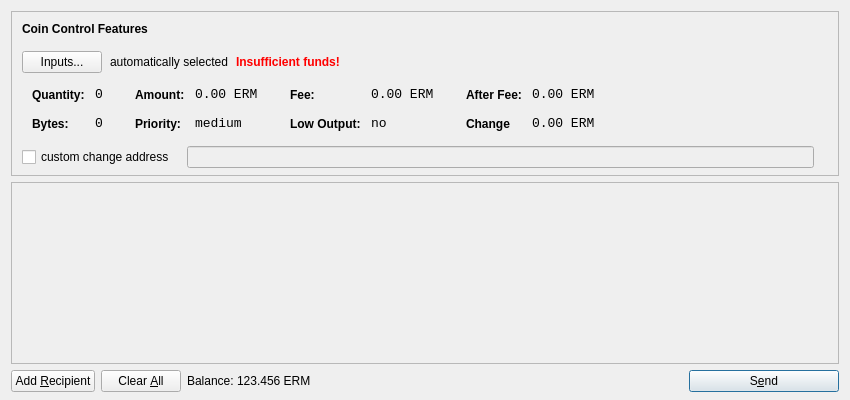
<?xml version="1.0" encoding="UTF-8"?>
<ui version="4.0">
 <class>SendCoinsDialog</class>
 <widget class="QDialog" name="SendCoinsDialog">
  <property name="geometry">
   <rect>
    <x>0</x>
    <y>0</y>
    <width>850</width>
    <height>400</height>
   </rect>
  </property>
  <property name="windowTitle">
   <string>Send Coins</string>
  </property>
  <layout class="QVBoxLayout" name="verticalLayout" stretch="0,1,0">
   <property name="bottomMargin">
    <number>8</number>
   </property>
   <item>
    <widget class="QFrame" name="frameCoinControl">
     <property name="sizePolicy">
      <sizepolicy hsizetype="Expanding" vsizetype="Expanding">
       <horstretch>0</horstretch>
       <verstretch>0</verstretch>
      </sizepolicy>
     </property>
     <property name="maximumSize">
      <size>
       <width>16777215</width>
       <height>16777215</height>
      </size>
     </property>
     <property name="frameShape">
      <enum>QFrame::StyledPanel</enum>
     </property>
     <property name="frameShadow">
      <enum>QFrame::Sunken</enum>
     </property>
     <layout class="QVBoxLayout" name="verticalLayoutCoinControl2">
      <property name="spacing">
       <number>6</number>
      </property>
      <property name="leftMargin">
       <number>0</number>
      </property>
      <property name="topMargin">
       <number>0</number>
      </property>
      <property name="rightMargin">
       <number>0</number>
      </property>
      <property name="bottomMargin">
       <number>6</number>
      </property>
      <item>
       <layout class="QVBoxLayout" name="verticalLayoutCoinControl" stretch="0,0,0,0,1">
        <property name="spacing">
         <number>0</number>
        </property>
        <property name="leftMargin">
         <number>10</number>
        </property>
        <property name="topMargin">
         <number>10</number>
        </property>
        <item>
         <layout class="QHBoxLayout" name="horizontalLayoutCoinControl1">
          <property name="bottomMargin">
           <number>15</number>
          </property>
          <item>
           <widget class="QLabel" name="labelCoinControlFeatures">
            <property name="sizePolicy">
             <sizepolicy hsizetype="Preferred" vsizetype="Maximum">
              <horstretch>0</horstretch>
              <verstretch>0</verstretch>
             </sizepolicy>
            </property>
            <property name="font">
             <font>
              <weight>75</weight>
              <bold>true</bold>
             </font>
            </property>
            <property name="styleSheet">
             <string notr="true">font-weight:bold;</string>
            </property>
            <property name="text">
             <string>Coin Control Features</string>
            </property>
           </widget>
          </item>
         </layout>
        </item>
        <item>
         <layout class="QHBoxLayout" name="horizontalLayoutCoinControl2" stretch="0,0,0,0">
          <property name="spacing">
           <number>8</number>
          </property>
          <property name="bottomMargin">
           <number>10</number>
          </property>
          <item>
           <widget class="QPushButton" name="pushButtonCoinControl">
            <property name="styleSheet">
             <string notr="true"/>
            </property>
            <property name="text">
             <string>Inputs...</string>
            </property>
           </widget>
          </item>
          <item>
           <widget class="QLabel" name="labelCoinControlAutomaticallySelected">
            <property name="text">
             <string>automatically selected</string>
            </property>
            <property name="margin">
             <number>5</number>
            </property>
           </widget>
          </item>
          <item>
           <widget class="QLabel" name="labelCoinControlInsuffFunds">
            <property name="font">
             <font>
              <weight>75</weight>
              <bold>true</bold>
             </font>
            </property>
            <property name="styleSheet">
             <string notr="true">color:red;font-weight:bold;</string>
            </property>
            <property name="text">
             <string>Insufficient funds!</string>
            </property>
            <property name="margin">
             <number>5</number>
            </property>
           </widget>
          </item>
          <item>
           <spacer name="horizontalSpacerCoinControl">
            <property name="orientation">
             <enum>Qt::Horizontal</enum>
            </property>
            <property name="sizeHint" stdset="0">
             <size>
              <width>40</width>
              <height>1</height>
             </size>
            </property>
           </spacer>
          </item>
         </layout>
        </item>
        <item>
         <widget class="QWidget" name="widgetCoinControl" native="true">
          <property name="sizePolicy">
           <sizepolicy hsizetype="Preferred" vsizetype="Preferred">
            <horstretch>0</horstretch>
            <verstretch>0</verstretch>
           </sizepolicy>
          </property>
          <property name="minimumSize">
           <size>
            <width>0</width>
            <height>0</height>
           </size>
          </property>
          <property name="styleSheet">
           <string notr="true"/>
          </property>
          <layout class="QHBoxLayout" name="horizontalLayoutCoinControl5">
           <property name="leftMargin">
            <number>0</number>
           </property>
           <property name="topMargin">
            <number>0</number>
           </property>
           <property name="rightMargin">
            <number>0</number>
           </property>
           <property name="bottomMargin">
            <number>0</number>
           </property>
           <item>
            <layout class="QHBoxLayout" name="horizontalLayoutCoinControl3" stretch="0,0,0,1">
             <property name="spacing">
              <number>20</number>
             </property>
             <property name="topMargin">
              <number>0</number>
             </property>
             <property name="bottomMargin">
              <number>10</number>
             </property>
             <item>
              <layout class="QFormLayout" name="formLayoutCoinControl1">
               <property name="horizontalSpacing">
                <number>10</number>
               </property>
               <property name="verticalSpacing">
                <number>14</number>
               </property>
               <property name="leftMargin">
                <number>10</number>
               </property>
               <property name="topMargin">
                <number>4</number>
               </property>
               <property name="rightMargin">
                <number>6</number>
               </property>
               <item row="0" column="0">
                <widget class="QLabel" name="labelCoinControlQuantityText">
                 <property name="styleSheet">
                  <string notr="true">font-weight:bold;</string>
                 </property>
                 <property name="text">
                  <string>Quantity:</string>
                 </property>
                 <property name="margin">
                  <number>0</number>
                 </property>
                </widget>
               </item>
               <item row="0" column="1">
                <widget class="QLabel" name="labelCoinControlQuantity">
                 <property name="font">
                  <font>
                   <family>Monospace</family>
                   <pointsize>10</pointsize>
                  </font>
                 </property>
                 <property name="cursor">
                  <cursorShape>IBeamCursor</cursorShape>
                 </property>
                 <property name="contextMenuPolicy">
                  <enum>Qt::ActionsContextMenu</enum>
                 </property>
                 <property name="text">
                  <string>0</string>
                 </property>
                 <property name="margin">
                  <number>0</number>
                 </property>
                 <property name="textInteractionFlags">
                  <set>Qt::LinksAccessibleByMouse|Qt::TextSelectableByKeyboard|Qt::TextSelectableByMouse</set>
                 </property>
                </widget>
               </item>
               <item row="1" column="0">
                <widget class="QLabel" name="labelCoinControlBytesText">
                 <property name="styleSheet">
                  <string notr="true">font-weight:bold;</string>
                 </property>
                 <property name="text">
                  <string>Bytes:</string>
                 </property>
                </widget>
               </item>
               <item row="1" column="1">
                <widget class="QLabel" name="labelCoinControlBytes">
                 <property name="font">
                  <font>
                   <family>Monospace</family>
                   <pointsize>10</pointsize>
                  </font>
                 </property>
                 <property name="cursor">
                  <cursorShape>IBeamCursor</cursorShape>
                 </property>
                 <property name="contextMenuPolicy">
                  <enum>Qt::ActionsContextMenu</enum>
                 </property>
                 <property name="text">
                  <string>0</string>
                 </property>
                 <property name="textInteractionFlags">
                  <set>Qt::LinksAccessibleByMouse|Qt::TextSelectableByKeyboard|Qt::TextSelectableByMouse</set>
                 </property>
                </widget>
               </item>
              </layout>
             </item>
             <item>
              <layout class="QFormLayout" name="formLayoutCoinControl2">
               <property name="horizontalSpacing">
                <number>10</number>
               </property>
               <property name="verticalSpacing">
                <number>14</number>
               </property>
               <property name="leftMargin">
                <number>6</number>
               </property>
               <property name="topMargin">
                <number>4</number>
               </property>
               <property name="rightMargin">
                <number>6</number>
               </property>
               <item row="0" column="0">
                <widget class="QLabel" name="labelCoinControlAmountText">
                 <property name="styleSheet">
                  <string notr="true">font-weight:bold;</string>
                 </property>
                 <property name="text">
                  <string>Amount:</string>
                 </property>
                 <property name="margin">
                  <number>0</number>
                 </property>
                </widget>
               </item>
               <item row="0" column="1">
                <widget class="QLabel" name="labelCoinControlAmount">
                 <property name="font">
                  <font>
                   <family>Monospace</family>
                   <pointsize>10</pointsize>
                  </font>
                 </property>
                 <property name="cursor">
                  <cursorShape>IBeamCursor</cursorShape>
                 </property>
                 <property name="contextMenuPolicy">
                  <enum>Qt::ActionsContextMenu</enum>
                 </property>
                 <property name="text">
                  <string>0.00 ERM</string>
                 </property>
                 <property name="textInteractionFlags">
                  <set>Qt::LinksAccessibleByMouse|Qt::TextSelectableByKeyboard|Qt::TextSelectableByMouse</set>
                 </property>
                </widget>
               </item>
               <item row="1" column="0">
                <widget class="QLabel" name="labelCoinControlPriorityText">
                 <property name="styleSheet">
                  <string notr="true">font-weight:bold;</string>
                 </property>
                 <property name="text">
                  <string>Priority:</string>
                 </property>
                </widget>
               </item>
               <item row="1" column="1">
                <widget class="QLabel" name="labelCoinControlPriority">
                 <property name="font">
                  <font>
                   <family>Monospace</family>
                   <pointsize>10</pointsize>
                  </font>
                 </property>
                 <property name="cursor">
                  <cursorShape>IBeamCursor</cursorShape>
                 </property>
                 <property name="contextMenuPolicy">
                  <enum>Qt::ActionsContextMenu</enum>
                 </property>
                 <property name="text">
                  <string>medium</string>
                 </property>
                 <property name="textInteractionFlags">
                  <set>Qt::LinksAccessibleByMouse|Qt::TextSelectableByKeyboard|Qt::TextSelectableByMouse</set>
                 </property>
                </widget>
               </item>
              </layout>
             </item>
             <item>
              <layout class="QFormLayout" name="formLayoutCoinControl3">
               <property name="horizontalSpacing">
                <number>10</number>
               </property>
               <property name="verticalSpacing">
                <number>14</number>
               </property>
               <property name="leftMargin">
                <number>6</number>
               </property>
               <property name="topMargin">
                <number>4</number>
               </property>
               <property name="rightMargin">
                <number>6</number>
               </property>
               <item row="0" column="0">
                <widget class="QLabel" name="labelCoinControlFeeText">
                 <property name="styleSheet">
                  <string notr="true">font-weight:bold;</string>
                 </property>
                 <property name="text">
                  <string>Fee:</string>
                 </property>
                 <property name="margin">
                  <number>0</number>
                 </property>
                </widget>
               </item>
               <item row="0" column="1">
                <widget class="QLabel" name="labelCoinControlFee">
                 <property name="font">
                  <font>
                   <family>Monospace</family>
                   <pointsize>10</pointsize>
                  </font>
                 </property>
                 <property name="cursor">
                  <cursorShape>IBeamCursor</cursorShape>
                 </property>
                 <property name="contextMenuPolicy">
                  <enum>Qt::ActionsContextMenu</enum>
                 </property>
                 <property name="text">
                  <string>0.00 ERM</string>
                 </property>
                 <property name="textInteractionFlags">
                  <set>Qt::LinksAccessibleByMouse|Qt::TextSelectableByKeyboard|Qt::TextSelectableByMouse</set>
                 </property>
                </widget>
               </item>
               <item row="1" column="0">
                <widget class="QLabel" name="labelCoinControlLowOutputText">
                 <property name="styleSheet">
                  <string notr="true">font-weight:bold;</string>
                 </property>
                 <property name="text">
                  <string>Low Output:</string>
                 </property>
                </widget>
               </item>
               <item row="1" column="1">
                <widget class="QLabel" name="labelCoinControlLowOutput">
                 <property name="font">
                  <font>
                   <family>Monospace</family>
                   <pointsize>10</pointsize>
                  </font>
                 </property>
                 <property name="cursor">
                  <cursorShape>IBeamCursor</cursorShape>
                 </property>
                 <property name="contextMenuPolicy">
                  <enum>Qt::ActionsContextMenu</enum>
                 </property>
                 <property name="text">
                  <string>no</string>
                 </property>
                 <property name="textInteractionFlags">
                  <set>Qt::LinksAccessibleByMouse|Qt::TextSelectableByKeyboard|Qt::TextSelectableByMouse</set>
                 </property>
                </widget>
               </item>
              </layout>
             </item>
             <item>
              <layout class="QFormLayout" name="formLayoutCoinControl4">
               <property name="horizontalSpacing">
                <number>10</number>
               </property>
               <property name="verticalSpacing">
                <number>14</number>
               </property>
               <property name="leftMargin">
                <number>6</number>
               </property>
               <property name="topMargin">
                <number>4</number>
               </property>
               <property name="rightMargin">
                <number>6</number>
               </property>
               <item row="0" column="0">
                <widget class="QLabel" name="labelCoinControlAfterFeeText">
                 <property name="styleSheet">
                  <string notr="true">font-weight:bold;</string>
                 </property>
                 <property name="text">
                  <string>After Fee:</string>
                 </property>
                 <property name="margin">
                  <number>0</number>
                 </property>
                </widget>
               </item>
               <item row="0" column="1">
                <widget class="QLabel" name="labelCoinControlAfterFee">
                 <property name="font">
                  <font>
                   <family>Monospace</family>
                   <pointsize>10</pointsize>
                  </font>
                 </property>
                 <property name="cursor">
                  <cursorShape>IBeamCursor</cursorShape>
                 </property>
                 <property name="contextMenuPolicy">
                  <enum>Qt::ActionsContextMenu</enum>
                 </property>
                 <property name="text">
                  <string>0.00 ERM</string>
                 </property>
                 <property name="textInteractionFlags">
                  <set>Qt::LinksAccessibleByMouse|Qt::TextSelectableByKeyboard|Qt::TextSelectableByMouse</set>
                 </property>
                </widget>
               </item>
               <item row="1" column="0">
                <widget class="QLabel" name="labelCoinControlChangeText">
                 <property name="styleSheet">
                  <string notr="true">font-weight:bold;</string>
                 </property>
                 <property name="text">
                  <string>Change</string>
                 </property>
                </widget>
               </item>
               <item row="1" column="1">
                <widget class="QLabel" name="labelCoinControlChange">
                 <property name="font">
                  <font>
                   <family>Monospace</family>
                   <pointsize>10</pointsize>
                  </font>
                 </property>
                 <property name="cursor">
                  <cursorShape>IBeamCursor</cursorShape>
                 </property>
                 <property name="contextMenuPolicy">
                  <enum>Qt::ActionsContextMenu</enum>
                 </property>
                 <property name="text">
                  <string>0.00 ERM</string>
                 </property>
                 <property name="textInteractionFlags">
                  <set>Qt::LinksAccessibleByMouse|Qt::TextSelectableByKeyboard|Qt::TextSelectableByMouse</set>
                 </property>
                </widget>
               </item>
              </layout>
             </item>
            </layout>
           </item>
          </layout>
         </widget>
        </item>
        <item>
         <layout class="QHBoxLayout" name="horizontalLayoutCoinControl4" stretch="0,0,0">
          <property name="spacing">
           <number>12</number>
          </property>
          <property name="sizeConstraint">
           <enum>QLayout::SetDefaultConstraint</enum>
          </property>
          <property name="topMargin">
           <number>5</number>
          </property>
          <property name="rightMargin">
           <number>5</number>
          </property>
          <item>
           <widget class="QCheckBox" name="checkBoxCoinControlChange">
            <property name="text">
             <string>custom change address</string>
            </property>
           </widget>
          </item>
          <item>
           <widget class="QLineEdit" name="lineEditCoinControlChange">
            <property name="enabled">
             <bool>false</bool>
            </property>
            <property name="sizePolicy">
             <sizepolicy hsizetype="Expanding" vsizetype="Fixed">
              <horstretch>0</horstretch>
              <verstretch>0</verstretch>
             </sizepolicy>
            </property>
           </widget>
          </item>
          <item>
           <widget class="QLabel" name="labelCoinControlChangeLabel">
            <property name="sizePolicy">
             <sizepolicy hsizetype="Preferred" vsizetype="Expanding">
              <horstretch>0</horstretch>
              <verstretch>0</verstretch>
             </sizepolicy>
            </property>
            <property name="minimumSize">
             <size>
              <width>0</width>
              <height>0</height>
             </size>
            </property>
            <property name="text">
             <string/>
            </property>
            <property name="margin">
             <number>3</number>
            </property>
           </widget>
          </item>
         </layout>
        </item>
        <item>
         <spacer name="verticalSpacerCoinControl">
          <property name="orientation">
           <enum>Qt::Vertical</enum>
          </property>
          <property name="sizeHint" stdset="0">
           <size>
            <width>800</width>
            <height>1</height>
           </size>
          </property>
         </spacer>
        </item>
       </layout>
      </item>
     </layout>
    </widget>
   </item>
   <item>
    <widget class="QScrollArea" name="scrollArea">
     <property name="widgetResizable">
      <bool>true</bool>
     </property>
     <widget class="QWidget" name="scrollAreaWidgetContents">
      <property name="geometry">
       <rect>
        <x>0</x>
        <y>0</y>
        <width>828</width>
        <height>162</height>
       </rect>
      </property>
      <layout class="QVBoxLayout" name="verticalLayout_2">
       <property name="leftMargin">
        <number>0</number>
       </property>
       <property name="topMargin">
        <number>0</number>
       </property>
       <property name="rightMargin">
        <number>0</number>
       </property>
       <property name="bottomMargin">
        <number>0</number>
       </property>
       <item>
        <layout class="QVBoxLayout" name="entries">
         <property name="spacing">
          <number>6</number>
         </property>
        </layout>
       </item>
       <item>
        <spacer name="verticalSpacer">
         <property name="orientation">
          <enum>Qt::Vertical</enum>
         </property>
         <property name="sizeHint" stdset="0">
          <size>
           <width>20</width>
           <height>40</height>
          </size>
         </property>
        </spacer>
       </item>
      </layout>
     </widget>
    </widget>
   </item>
   <item>
    <layout class="QHBoxLayout" name="horizontalLayout">
     <item>
      <widget class="QPushButton" name="addButton">
       <property name="toolTip">
        <string>Send to multiple recipients at once</string>
       </property>
       <property name="text">
        <string>Add &amp;Recipient</string>
       </property>
       <property name="icon">
        <iconset resource="../bitcoin.qrc">
         <normaloff>:/icons/add</normaloff>:/icons/add</iconset>
       </property>
       <property name="autoDefault">
        <bool>false</bool>
       </property>
      </widget>
     </item>
     <item>
      <widget class="QPushButton" name="clearButton">
       <property name="sizePolicy">
        <sizepolicy hsizetype="Minimum" vsizetype="Fixed">
         <horstretch>0</horstretch>
         <verstretch>0</verstretch>
        </sizepolicy>
       </property>
       <property name="toolTip">
        <string>Remove all transaction fields</string>
       </property>
       <property name="text">
        <string>Clear &amp;All</string>
       </property>
       <property name="icon">
        <iconset resource="../bitcoin.qrc">
         <normaloff>:/icons/remove</normaloff>:/icons/remove</iconset>
       </property>
       <property name="autoRepeatDelay">
        <number>300</number>
       </property>
       <property name="autoDefault">
        <bool>false</bool>
       </property>
      </widget>
     </item>
     <item>
      <layout class="QHBoxLayout" name="horizontalLayout_2">
       <property name="spacing">
        <number>3</number>
       </property>
       <item>
        <widget class="QLabel" name="label">
         <property name="sizePolicy">
          <sizepolicy hsizetype="Preferred" vsizetype="Fixed">
           <horstretch>0</horstretch>
           <verstretch>0</verstretch>
          </sizepolicy>
         </property>
         <property name="text">
          <string>Balance:</string>
         </property>
        </widget>
       </item>
       <item>
        <widget class="QLabel" name="labelBalance">
         <property name="sizePolicy">
          <sizepolicy hsizetype="Preferred" vsizetype="Fixed">
           <horstretch>0</horstretch>
           <verstretch>0</verstretch>
          </sizepolicy>
         </property>
         <property name="cursor">
          <cursorShape>IBeamCursor</cursorShape>
         </property>
         <property name="text">
          <string>123.456 ERM</string>
         </property>
         <property name="textInteractionFlags">
          <set>Qt::LinksAccessibleByMouse|Qt::TextSelectableByKeyboard|Qt::TextSelectableByMouse</set>
         </property>
        </widget>
       </item>
      </layout>
     </item>
     <item>
      <spacer name="horizontalSpacer">
       <property name="orientation">
        <enum>Qt::Horizontal</enum>
       </property>
       <property name="sizeHint" stdset="0">
        <size>
         <width>40</width>
         <height>20</height>
        </size>
       </property>
      </spacer>
     </item>
     <item>
      <widget class="QPushButton" name="sendButton">
       <property name="minimumSize">
        <size>
         <width>150</width>
         <height>0</height>
        </size>
       </property>
       <property name="toolTip">
        <string>Confirm the send action</string>
       </property>
       <property name="text">
        <string>S&amp;end</string>
       </property>
       <property name="icon">
        <iconset resource="../bitcoin.qrc">
         <normaloff>:/icons/send</normaloff>:/icons/send</iconset>
       </property>
       <property name="default">
        <bool>true</bool>
       </property>
      </widget>
     </item>
    </layout>
   </item>
  </layout>
 </widget>
 <resources>
  <include location="../bitcoin.qrc"/>
 </resources>
 <connections/>
</ui>
